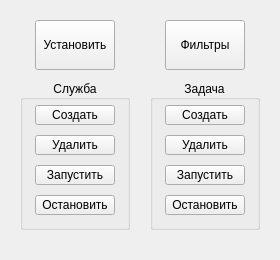
<?xml version="1.0" encoding="UTF-8"?>
<ui version="4.0">
 <class>MainWindow</class>
 <widget class="QMainWindow" name="MainWindow">
  <property name="geometry">
   <rect>
    <x>0</x>
    <y>0</y>
    <width>280</width>
    <height>260</height>
   </rect>
  </property>
  <property name="windowTitle">
   <string>zapretGUI</string>
  </property>
  <property name="locale">
   <locale language="Russian" country="Russia"/>
  </property>
  <widget class="QWidget" name="centralwidget">
   <widget class="QGroupBox" name="groupBox_1">
    <property name="geometry">
     <rect>
      <x>20</x>
      <y>80</y>
      <width>110</width>
      <height>150</height>
     </rect>
    </property>
    <property name="locale">
     <locale language="Russian" country="Russia"/>
    </property>
    <property name="title">
     <string>Служба</string>
    </property>
    <property name="alignment">
     <set>Qt::AlignmentFlag::AlignCenter</set>
    </property>
    <widget class="QPushButton" name="pushButton_13">
     <property name="geometry">
      <rect>
       <x>15</x>
       <y>85</y>
       <width>80</width>
       <height>20</height>
      </rect>
     </property>
     <property name="locale">
      <locale language="Russian" country="Russia"/>
     </property>
     <property name="text">
      <string>Запустить</string>
     </property>
    </widget>
    <widget class="QPushButton" name="pushButton_14">
     <property name="geometry">
      <rect>
       <x>15</x>
       <y>115</y>
       <width>80</width>
       <height>20</height>
      </rect>
     </property>
     <property name="locale">
      <locale language="Russian" country="Russia"/>
     </property>
     <property name="text">
      <string>Остановить</string>
     </property>
    </widget>
    <widget class="QPushButton" name="pushButton_11">
     <property name="geometry">
      <rect>
       <x>15</x>
       <y>25</y>
       <width>80</width>
       <height>20</height>
      </rect>
     </property>
     <property name="locale">
      <locale language="Russian" country="Russia"/>
     </property>
     <property name="text">
      <string>Создать</string>
     </property>
    </widget>
    <widget class="QPushButton" name="pushButton_12">
     <property name="geometry">
      <rect>
       <x>15</x>
       <y>55</y>
       <width>80</width>
       <height>20</height>
      </rect>
     </property>
     <property name="locale">
      <locale language="Russian" country="Russia"/>
     </property>
     <property name="text">
      <string>Удалить</string>
     </property>
    </widget>
   </widget>
   <widget class="QPushButton" name="pushButton_02">
    <property name="geometry">
     <rect>
      <x>165</x>
      <y>20</y>
      <width>80</width>
      <height>50</height>
     </rect>
    </property>
    <property name="locale">
     <locale language="Russian" country="Russia"/>
    </property>
    <property name="text">
     <string>Фильтры</string>
    </property>
   </widget>
   <widget class="QGroupBox" name="groupBox_2">
    <property name="geometry">
     <rect>
      <x>150</x>
      <y>80</y>
      <width>110</width>
      <height>150</height>
     </rect>
    </property>
    <property name="locale">
     <locale language="Russian" country="Russia"/>
    </property>
    <property name="title">
     <string>Задача</string>
    </property>
    <property name="alignment">
     <set>Qt::AlignmentFlag::AlignCenter</set>
    </property>
    <widget class="QPushButton" name="pushButton_23">
     <property name="geometry">
      <rect>
       <x>15</x>
       <y>85</y>
       <width>80</width>
       <height>20</height>
      </rect>
     </property>
     <property name="locale">
      <locale language="Russian" country="Russia"/>
     </property>
     <property name="text">
      <string>Запустить</string>
     </property>
    </widget>
    <widget class="QPushButton" name="pushButton_24">
     <property name="geometry">
      <rect>
       <x>15</x>
       <y>115</y>
       <width>80</width>
       <height>20</height>
      </rect>
     </property>
     <property name="locale">
      <locale language="Russian" country="Russia"/>
     </property>
     <property name="text">
      <string>Остановить</string>
     </property>
    </widget>
    <widget class="QPushButton" name="pushButton_21">
     <property name="geometry">
      <rect>
       <x>15</x>
       <y>25</y>
       <width>80</width>
       <height>20</height>
      </rect>
     </property>
     <property name="locale">
      <locale language="Russian" country="Russia"/>
     </property>
     <property name="text">
      <string>Создать</string>
     </property>
    </widget>
    <widget class="QPushButton" name="pushButton_22">
     <property name="geometry">
      <rect>
       <x>15</x>
       <y>55</y>
       <width>80</width>
       <height>20</height>
      </rect>
     </property>
     <property name="locale">
      <locale language="Russian" country="Russia"/>
     </property>
     <property name="text">
      <string>Удалить</string>
     </property>
    </widget>
   </widget>
   <widget class="QPushButton" name="pushButton_00">
    <property name="geometry">
     <rect>
      <x>35</x>
      <y>20</y>
      <width>80</width>
      <height>50</height>
     </rect>
    </property>
    <property name="locale">
     <locale language="Russian" country="Russia"/>
    </property>
    <property name="text">
     <string>Установить</string>
    </property>
   </widget>
  </widget>
 </widget>
 <resources/>
 <connections/>
</ui>
